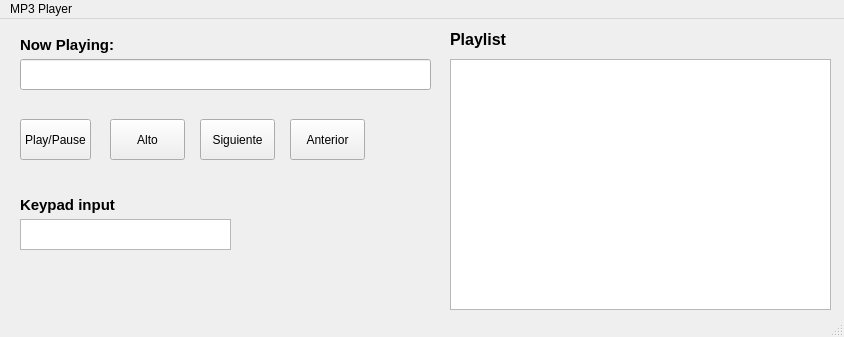
<?xml version="1.0" encoding="UTF-8"?>
<ui version="4.0">
 <class>MainWindow</class>
 <widget class="QMainWindow" name="MainWindow">
  <property name="geometry">
   <rect>
    <x>0</x>
    <y>0</y>
    <width>844</width>
    <height>337</height>
   </rect>
  </property>
  <property name="windowTitle">
   <string>MainWindow</string>
  </property>
  <widget class="QWidget" name="centralwidget">
   <widget class="QListWidget" name="listWidget">
    <property name="geometry">
     <rect>
      <x>450</x>
      <y>40</y>
      <width>381</width>
      <height>251</height>
     </rect>
    </property>
    <property name="currentRow">
     <number>-1</number>
    </property>
   </widget>
   <widget class="QPushButton" name="playpButton">
    <property name="geometry">
     <rect>
      <x>20</x>
      <y>100</y>
      <width>71</width>
      <height>41</height>
     </rect>
    </property>
    <property name="text">
     <string>Play/Pause</string>
    </property>
   </widget>
   <widget class="QPushButton" name="stopButton">
    <property name="geometry">
     <rect>
      <x>110</x>
      <y>100</y>
      <width>75</width>
      <height>41</height>
     </rect>
    </property>
    <property name="text">
     <string>Alto</string>
    </property>
   </widget>
   <widget class="QPushButton" name="nextButton">
    <property name="geometry">
     <rect>
      <x>200</x>
      <y>100</y>
      <width>75</width>
      <height>41</height>
     </rect>
    </property>
    <property name="text">
     <string>Siguiente</string>
    </property>
   </widget>
   <widget class="QPushButton" name="prevButton">
    <property name="geometry">
     <rect>
      <x>290</x>
      <y>100</y>
      <width>75</width>
      <height>41</height>
     </rect>
    </property>
    <property name="text">
     <string>Anterior</string>
    </property>
   </widget>
   <widget class="QLabel" name="label">
    <property name="geometry">
     <rect>
      <x>20</x>
      <y>10</y>
      <width>111</width>
      <height>31</height>
     </rect>
    </property>
    <property name="font">
     <font>
      <pointsize>11</pointsize>
      <weight>75</weight>
      <bold>true</bold>
     </font>
    </property>
    <property name="text">
     <string>Now Playing:</string>
    </property>
   </widget>
   <widget class="QLineEdit" name="lineEdit">
    <property name="geometry">
     <rect>
      <x>20</x>
      <y>40</y>
      <width>411</width>
      <height>31</height>
     </rect>
    </property>
   </widget>
   <widget class="QLabel" name="label_2">
    <property name="geometry">
     <rect>
      <x>450</x>
      <y>10</y>
      <width>81</width>
      <height>21</height>
     </rect>
    </property>
    <property name="font">
     <font>
      <pointsize>12</pointsize>
      <weight>75</weight>
      <bold>true</bold>
     </font>
    </property>
    <property name="text">
     <string>Playlist</string>
    </property>
   </widget>
   <widget class="QLabel" name="label_3">
    <property name="geometry">
     <rect>
      <x>20</x>
      <y>170</y>
      <width>111</width>
      <height>31</height>
     </rect>
    </property>
    <property name="font">
     <font>
      <pointsize>11</pointsize>
      <weight>75</weight>
      <bold>true</bold>
     </font>
    </property>
    <property name="text">
     <string>Keypad input</string>
    </property>
   </widget>
   <widget class="QTextEdit" name="textEdit">
    <property name="geometry">
     <rect>
      <x>20</x>
      <y>200</y>
      <width>211</width>
      <height>31</height>
     </rect>
    </property>
   </widget>
  </widget>
  <widget class="QMenuBar" name="menubar">
   <property name="geometry">
    <rect>
     <x>0</x>
     <y>0</y>
     <width>844</width>
     <height>21</height>
    </rect>
   </property>
   <widget class="QMenu" name="menuMP3_Player">
    <property name="title">
     <string>MP3 Player</string>
    </property>
   </widget>
   <addaction name="menuMP3_Player"/>
  </widget>
  <widget class="QStatusBar" name="statusbar"/>
 </widget>
 <resources/>
 <connections/>
</ui>
